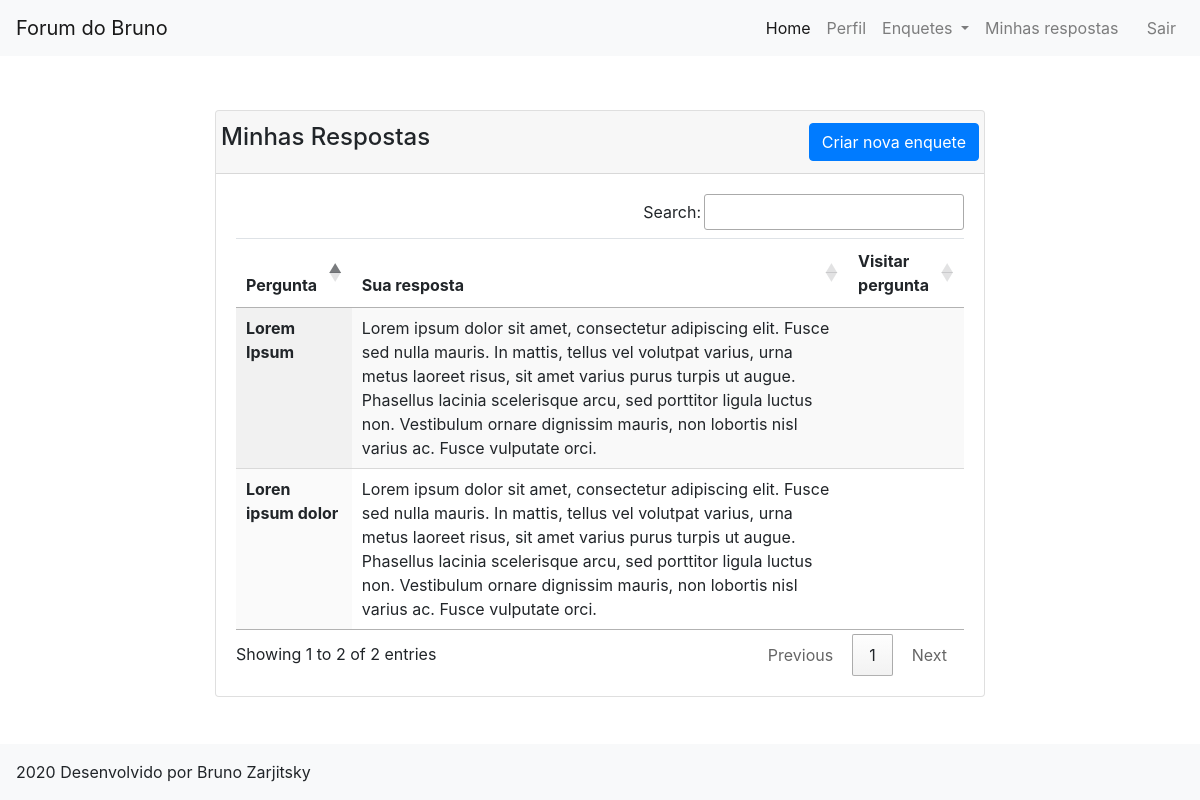
The page /minhasRespostas/ (signed in) on the database its author committed.
### siteForum/models.py (models this page shows, shortened)
class resposta(models.Model):
    pergunta = models.ForeignKey(enquete, on_delete=models.CASCADE)
    resp = models.TextField(verbose_name="Resposta")
    dono = models.ForeignKey(User, on_delete=models.CASCADE, default="", blank=True, null=True)
    class Meta:
        verbose_name = "Resposta"
        verbose_name_plural = "Respostas"

class enquete(models.Model):
    titulo = models.CharField(max_length=200)
    descricao = models.TextField(default="")
    tipo = models.ManyToManyField(tipo, blank=True)
    dono = models.ForeignKey(User, on_delete=models.CASCADE, default="", blank=True, null=True)
    class Meta:
        verbose_name = "Enquete"
        verbose_name_plural = "Enquetes"

### siteForum/views.py (the view)
# urls.py: path('minhasRespostas/', views.minhasRespostas, name = "MinhasRespostas"),
@login_required
def minhasRespostas(request):
    res = resposta.objects.filter(dono=request.user)
    return render(request, "respostas.html", {"background": "background"+str(randint(1,3))+".jpg", "respostasLista": res})

### templates/respostas.html
{% extends "base_page.html"%}
{% load static%}
{% block content %}
<div class = "row justify-content-center">
    <div class = "col-md-2"></div>
    <div class = "col-md-8">
        <div class = "card">
            <div class = "card-header">
                <div class = "row">
                    <h4>Minhas Respostas</h4>
                    <div class = "ml-auto">
                        <a href = "#" type="button" class="btn btn-primary">Criar nova enquete</a>
                    </div>
                </div>
            </div>
            <div class="card-body">
                <div class = "row">
                    <div class = "col-md-12">
                    <table class="table table-hover display" style="width: 100%;" id = "enquetes">
                        <thead>
                            <tr>
                                <th scope="col">Pergunta</th>
                                <th scope="col">Sua resposta</th>
                                <th scope="col">Visitar pergunta</th>
                            </tr>
                        </thead>
                        <tbody>
                            {% for autos in respostasLista %}
                            <tr>
                                <th scope="row">{{autos.pergunta.titulo}}</th>
                                <td>{{autos.resp}}</td>
                                <td><a href = "{% url 'EnqueteDetalhe' id=autos.pergunta.id %}"><i class="fas fa-directions"></i></a></td>
                            </tr>
                            {% endfor %}
                        </tbody>
                    </table>
                    </div>
                </div>
            </div>
        </div>
    </div>
    <div class = "col-md-2">
    </div>
</div>
{% endblock %}

### rows shown on the page
resposta: pergunta.titulo "Lorem Ipsum", resp "Lorem ipsum dolor sit amet, consectetur adipiscing elit. Fusce sed nulla mauris. In mattis, tellus vel volutpat varius, urna metus laoreet risus, sit amet varius purus turpis ut augue. Phasellus lacinia scelerisque arcu, sed porttitor ligula luctus non. Vestibulum ornare dignissim mauris, non lobortis nisl varius ac. Fusce vulputate orci."
resposta: pergunta.titulo "Loren ipsum dolor", resp "Lorem ipsum dolor sit amet, consectetur adipiscing elit. Fusce sed nulla mauris. In mattis, tellus vel volutpat varius, urna metus laoreet risus, sit amet varius purus turpis ut augue. Phasellus lacinia scelerisque arcu, sed porttitor ligula luctus non. Vestibulum ornare dignissim mauris, non lobortis nisl varius ac. Fusce vulputate orci."
